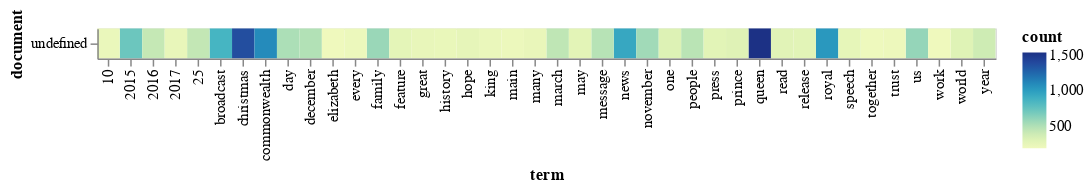

The notebook cell this image was saved under:
### Code cell
import altair as alt
import pandas as pd
import numpy as np
import os
import nltk
from nltk.corpus import stopwords
from collections import Counter

# Download the stopwords corpus (only need to do this once)
nltk.download('stopwords')

# Directory containing the cleaned text files
files_dir = '/content/drive/MyDrive/Colab Notebooks/Final Project/Queens_Speech_Cleaned'

# Initialize an empty list to store data from text files
data_list = []

# Iterate through text files in the directory
for filename in os.listdir(files_dir):
    if filename.endswith('.txt'):
        file_path = os.path.join(files_dir, filename)

        # Open and read the text file
        with open(file_path, 'r', encoding='utf-8') as txt_file:
            text_content = txt_file.read()

            # Append data to the list
            data_list.append({
                'document': filename,  # Use filename as the document identifier
                'text': text_content
            })

# Create a DataFrame from the list
top_tfidf = pd.DataFrame(data_list)

# Tokenize, preprocess, and count term occurrences
all_words = []
stop_words = set(stopwords.words('english'))

for index, row in top_tfidf.iterrows():
    text = row['text'].lower()
    tokens = nltk.word_tokenize(text)
    filtered_words = [word for word in tokens if word.isalnum() and word not in stop_words]
    all_words.extend(filtered_words)

# Use Counter to count term occurrences
term_counter = Counter(all_words)

# Get the top 40 terms
top_terms = term_counter.most_common(40)

# Create a DataFrame for the top terms
top_terms_df = pd.DataFrame(top_terms, columns=['term', 'count'])

# Create a heatmap using Altair
heatmap = alt.Chart(top_terms_df).mark_rect().encode(
    x='term:N',
    y='document:N',
    color='count:Q'
).properties(width=600)

heatmap

### Figure 1 — Vega-Lite specification as saved in the notebook (floating-point values rounded to 4 significant figures)
{"config": {"view": {"continuousWidth": 400, "continuousHeight": 300}}, "data": {"name": "data-dd21a9509d7bd73870527652b40952eb"}, "mark": "rect", "encoding": {"color": {"field": "count", "type": "quantitative"}, "x": {"field": "term", "type": "nominal"}, "y": {"field": "document", "type": "nominal"}}, "width": 600, "$schema": "https://vega.github.io/schema/vega-lite/v4.17.0.json", "datasets": {"data-dd21a9509d7bd73870527652b40952eb": [{"term": "queen", "count": 1542}, {"term": "christmas", "count": 1374}, {"term": "commonwealth", "count": 1093}, {"term": "royal", "count": 1031}, {"term": "news", "count": 944}, {"term": "broadcast", "count": 862}, {"term": "2015", "count": 722}, {"term": "us", "count": 593}, {"term": "family", "count": 577}, {"term": "november", "count": 552}, {"term": "day", "count": 516}, {"term": "december", "count": 497}, {"term": "message", "count": 482}, {"term": "people", "count": 472}, {"term": "march", "count": 450}, {"term": "25", "count": 435}, {"term": "2016", "count": 423}, {"term": "year", "count": 385}, {"term": "one", "count": 311}, {"term": "prince", "count": 302}, {"term": "world", "count": 296}, {"term": "read", "count": 285}, {"term": "press", "count": 277}, {"term": "release", "count": 276}, {"term": "may", "count": 275}, {"term": "feature", "count": 265}, {"term": "hope", "count": 252}, {"term": "speech", "count": 250}, {"term": "great", "count": 241}, {"term": "2017", "count": 238}, {"term": "many", "count": 234}, {"term": "history", "count": 231}, {"term": "10", "count": 223}, {"term": "king", "count": 222}, {"term": "every", "count": 212}, {"term": "main", "count": 210}, {"term": "trust", "count": 202}, {"term": "together", "count": 195}, {"term": "work", "count": 194}, {"term": "elizabeth", "count": 191}]}}
